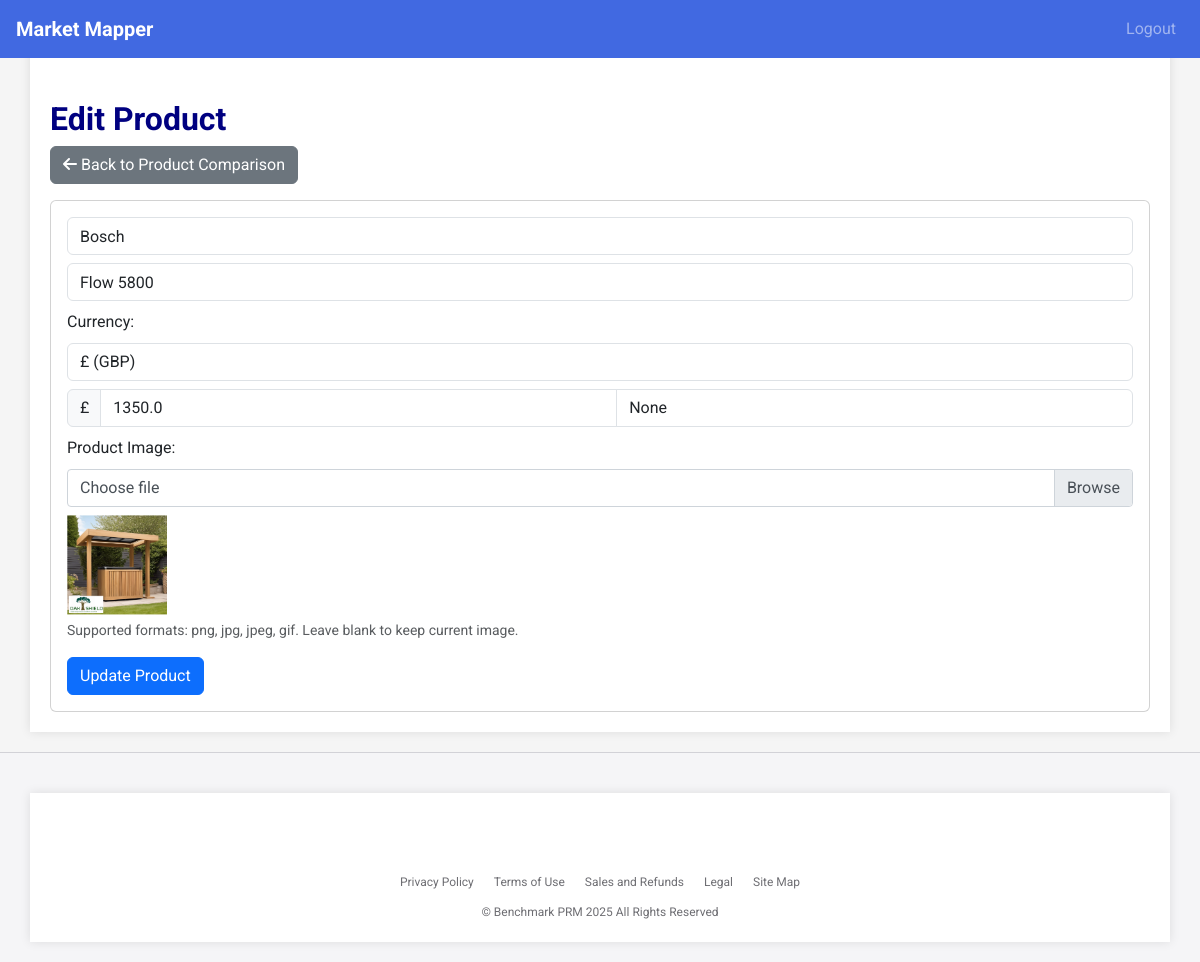
Before: /manage/2/product/5/edit (signed in) with the older database file.
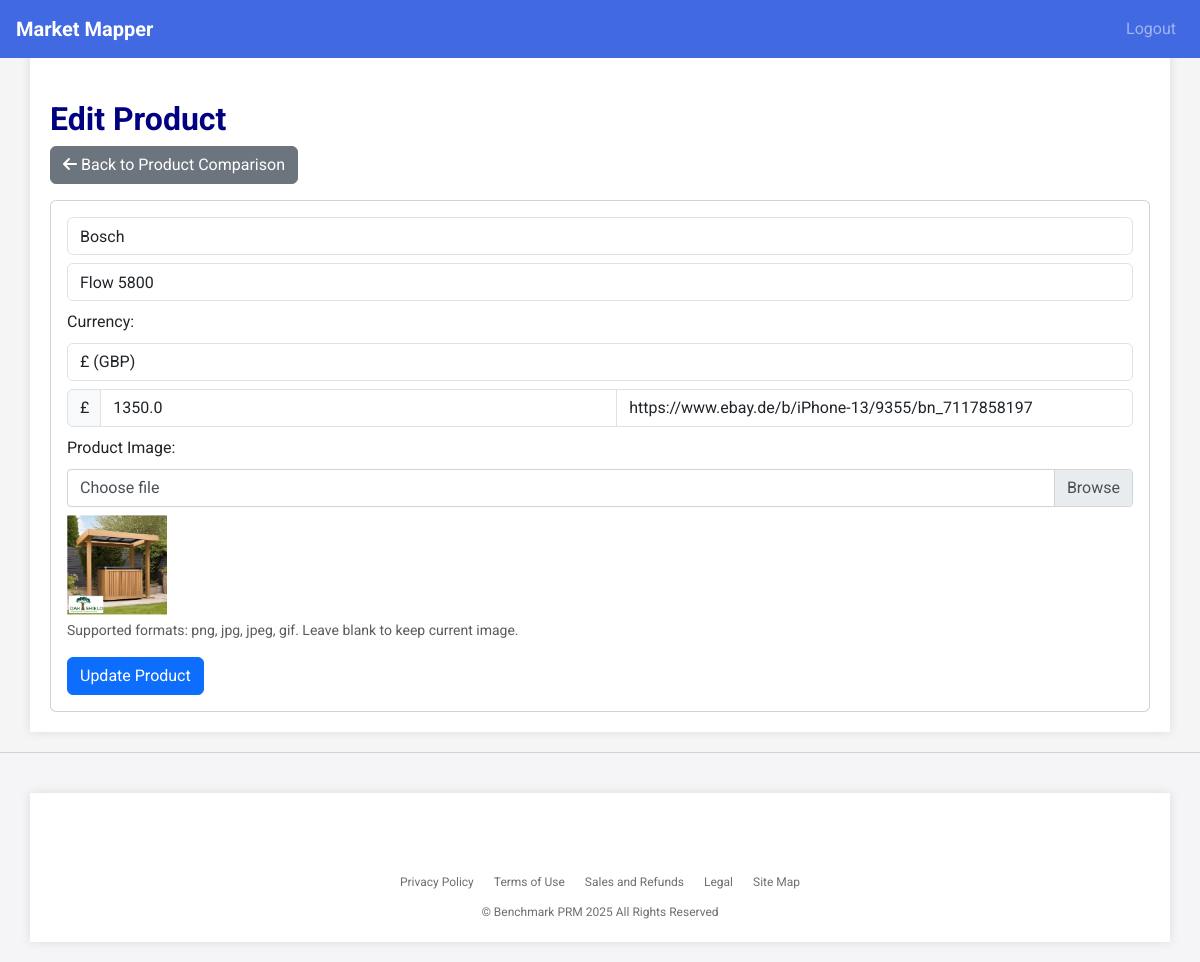
After: the same page with the newer database file.
### app.py (models this page shows)
class Product(db.Model):
    id = db.Column(db.Integer, primary_key=True)
    brand_name = db.Column(db.String(100), nullable=False)
    product_name = db.Column(db.String(100), nullable=False)
    price = db.Column(db.Float)
    currency = db.Column(db.String(3), default='gbp')  # Add currency field with default
    image_filename = db.Column(db.String(255))
    project_id = db.Column(db.Integer, db.ForeignKey('project.id'), nullable=False)
    price_source = db.Column(db.String(255))  # Add price_source field

### app.py (the view, shortened to what this page needs)
@app.route('/manage/<int:project_id>/product/<int:product_id_to_edit>/edit', methods=['GET', 'POST'])
@login_required
def edit_product(project_id, product_id_to_edit):
    project = Project.query.get_or_404(project_id)
    if project.user_id != current_user.id:
        flash('You are not authorized to manage this project.', 'danger')
        return redirect(url_for('dashboard'))
    product_to_edit = Product.query.get_or_404(product_id_to_edit)
    if product_to_edit.project_id != project_id:
        flash('Product not found in this project.', 'danger')
        return redirect(url_for('product_comparison', project_id=project_id))
    return render_template('edit_product.html', project=project, product=product_to_edit)

### app.py (called while the page is built)
@login_manager.user_loader
def load_user(user_id):
    return User.query.get(int(user_id))

### templates/edit_product.html (shortened to what this page needs)
{% extends 'base.html' %}
{% block content %}
<h1>Edit Product</h1>
<a href="{{ url_for('product_comparison', project_id=project.id) }}" class="btn btn-secondary mb-3"><i class="fas fa-arrow-left"></i> Back to Product Comparison</a>
<div class="card">
    <div class="card-body">
        <form method="POST" enctype="multipart/form-data">
            <input type="text" name="brand_name" value="{{ product.brand_name }}" placeholder="Brand Name" required class="form-control mb-2">
            <input type="text" name="product_name" value="{{ product.product_name }}" placeholder="Product Name" required class="form-control mb-2">
            <div class="form-group mb-2">
                <label for="currency">Currency:</label>
                <select class="form-control" id="currency" name="currency">
                    <option value="gbp" {% if product.currency == "gbp" %}selected{% endif %}>£ (GBP)</option>
                </select>
            </div>
            <div class="input-group mb-2">
                <div class="input-group-prepend">
                    <span class="input-group-text" id="currency-symbol">
                        {% if product.currency == "gbp" %}£{% elif product.currency == "usd"%}${% elif product.currency == "eur"%}€{% elif product.currency == "jpy"%}¥{% elif product.currency == "aud"%}${% elif product.currency == "cad"%}${% endif %}
                    </span>
                </div>
                <input type="number" name="price" value="{{ product.price }}" placeholder="Price" step="0.01" class="form-control">
                <input type="url" name="price_source" value="{{ product.price_source }}" placeholder="Price Source (URL)" class="form-control">
            </div>
            <div class="form-group">
                <label for="image">Product Image:</label>
                <div class="custom-file">
                    <label class="custom-file-label" for="image">Choose file</label>
                </div>
                {% if product.image_filename %}
                    <img src="{{ url_for('static', filename='uploads/' + product.image_filename) }}" alt="{{ product.product_name }} Image" width="100" class="mt-2">
                {% endif %}
                <small class="form-text text-muted">Supported formats: png, jpg, jpeg, gif. Leave blank to keep current image.</small>
            </div>
            <button type="submit" class="btn btn-primary">Update Product</button>
        </form>
    </div>
</div>
{% endblock %}

Changed rows visible on the page:
changed Product "Bosch": price_source "None" → "https://www.ebay.de/b/iPhone-13/9355/bn_7117858197"
